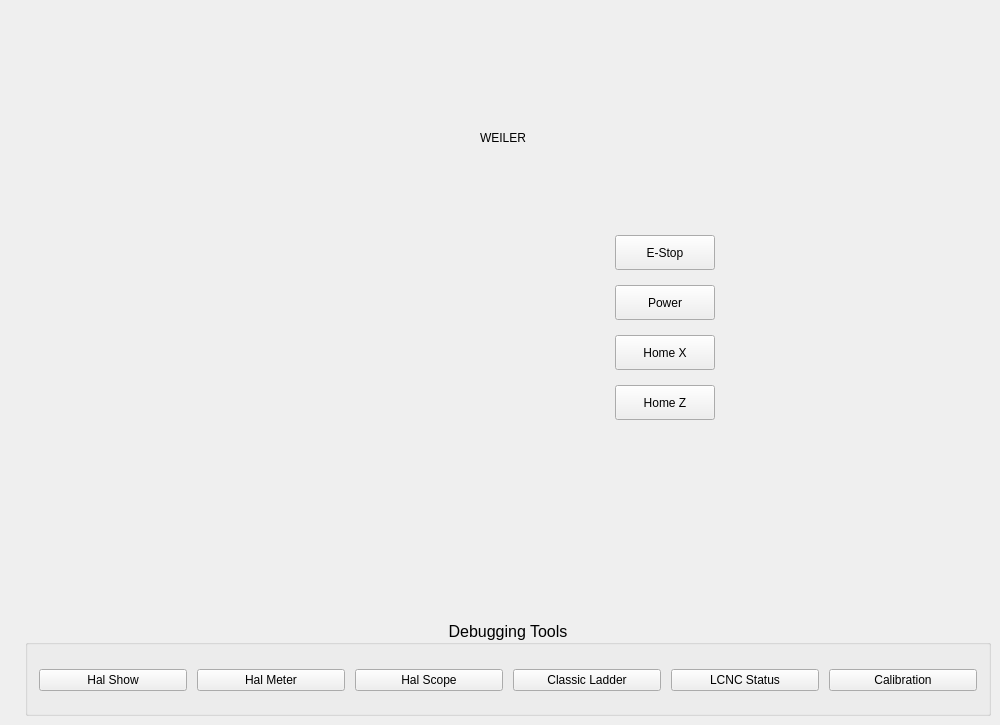
         <widget class="QWidget" name="pageNotReady">
          <widget class="QLabel" name="label_14">
           <property name="geometry">
            <rect>
             <x>295</x>
             <y>70</y>
             <width>416</width>
             <height>136</height>
            </rect>
           </property>
           <property name="styleSheet">
            <string notr="true">font: bold 72pt &quot;Noto&quot;;</string>
           </property>
           <property name="text">
            <string>WEILER</string>
           </property>
           <property name="alignment">
            <set>Qt::AlignCenter</set>
           </property>
          </widget>
          <widget class="QWidget" name="formLayoutWidget">
           <property name="geometry">
            <rect>
             <x>365</x>
             <y>235</y>
             <width>221</width>
             <height>186</height>
            </rect>
           </property>
           <layout class="QFormLayout" name="formLayout">
            <property name="horizontalSpacing">
             <number>15</number>
            </property>
            <property name="verticalSpacing">
             <number>20</number>
            </property>
            <item row="0" column="0">
             <widget class="StatusLED" name="statusled">
              <property name="state">
               <bool>false</bool>
              </property>
              <property name="flashing">
               <bool>false</bool>
              </property>
              <property name="flashRate">
               <number>500</number>
              </property>
              <property name="rules" stdset="0">
               <string>[{&quot;name&quot;: &quot;New Rule&quot;, &quot;property&quot;: &quot;On&quot;, &quot;expression&quot;: &quot;ch[0] == 1&quot;, &quot;channels&quot;: [{&quot;url&quot;: &quot;status:estop&quot;, &quot;trigger&quot;: true}]}]</string>
              </property>
             </widget>
            </item>
            <item row="1" column="0">
             <widget class="StatusLED" name="statusled_2">
              <property name="flashing">
               <bool>false</bool>
              </property>
              <property name="flashRate">
               <number>500</number>
              </property>
              <property name="rules" stdset="0">
               <string>[{&quot;name&quot;: &quot;New Rule&quot;, &quot;property&quot;: &quot;On&quot;, &quot;expression&quot;: &quot;not ch[0]&quot;, &quot;channels&quot;: [{&quot;url&quot;: &quot;status:enabled&quot;, &quot;trigger&quot;: true}]}]</string>
              </property>
             </widget>
            </item>
            <item row="1" column="1">
             <widget class="StatusLabel" name="statuslabel_2">
              <property name="font">
               <font>
                <pointsize>12</pointsize>
               </font>
              </property>
              <property name="styleSheet">
               <string notr="true">color:red</string>
              </property>
              <property name="rules" stdset="0">
               <string>[{&quot;name&quot;: &quot;label text&quot;, &quot;property&quot;: &quot;Text&quot;, &quot;expression&quot;: &quot;'NC Enabled' if ch[0] else 'NC not Enabled'&quot;, &quot;channels&quot;: [{&quot;url&quot;: &quot;status:enabled&quot;, &quot;trigger&quot;: true}]}, {&quot;name&quot;: &quot;label color&quot;, &quot;property&quot;: &quot;Style Sheet&quot;, &quot;expression&quot;: &quot;'color:green' if ch[0] else 'color:red'&quot;, &quot;channels&quot;: [{&quot;url&quot;: &quot;status:enabled&quot;, &quot;trigger&quot;: true}]}]</string>
              </property>
             </widget>
            </item>
            <item row="0" column="1">
             <widget class="StatusLabel" name="statuslabel">
              <property name="font">
               <font>
                <pointsize>12</pointsize>
               </font>
              </property>
              <property name="styleSheet">
               <string notr="true">color:green</string>
              </property>
              <property name="rules" stdset="0">
               <string>[{&quot;name&quot;: &quot;label text&quot;, &quot;property&quot;: &quot;Text&quot;, &quot;expression&quot;: &quot;'E-Stop Button Pressed' if ch[0] == 1 else 'E-Stop Free'&quot;, &quot;channels&quot;: [{&quot;url&quot;: &quot;status:estop&quot;, &quot;trigger&quot;: true}]}, {&quot;name&quot;: &quot;label color&quot;, &quot;property&quot;: &quot;Style Sheet&quot;, &quot;expression&quot;: &quot;'color:red' if ch[0] == 1 else 'color:green'&quot;, &quot;channels&quot;: [{&quot;url&quot;: &quot;status:estop&quot;, &quot;trigger&quot;: true}]}]</string>
              </property>
             </widget>
            </item>
            <item row="2" column="0">
             <widget class="StatusLED" name="statusled_3">
              <property name="flashing">
               <bool>false</bool>
              </property>
              <property name="flashRate">
               <number>500</number>
              </property>
              <property name="rules" stdset="0">
               <string>[{&quot;name&quot;: &quot;x homed&quot;, &quot;property&quot;: &quot;On&quot;, &quot;expression&quot;: &quot;ch[0] == 0&quot;, &quot;channels&quot;: [{&quot;url&quot;: &quot;status:joint.0.homed&quot;, &quot;trigger&quot;: true}]}]</string>
              </property>
             </widget>
            </item>
            <item row="2" column="1">
             <widget class="StatusLabel" name="statuslabel_3">
              <property name="font">
               <font>
                <pointsize>12</pointsize>
               </font>
              </property>
              <property name="styleSheet">
               <string notr="true">color:red</string>
              </property>
              <property name="rules" stdset="0">
               <string>[{&quot;name&quot;: &quot;label text&quot;, &quot;property&quot;: &quot;Text&quot;, &quot;expression&quot;: &quot;'X axis homed' if ch[0] else 'X axis NOT homed'&quot;, &quot;channels&quot;: [{&quot;url&quot;: &quot;status:joint.0.homed&quot;, &quot;trigger&quot;: true}]}, {&quot;name&quot;: &quot;label color&quot;, &quot;property&quot;: &quot;Style Sheet&quot;, &quot;expression&quot;: &quot;'color:green' if ch[0] else 'color:red'&quot;, &quot;channels&quot;: [{&quot;url&quot;: &quot;status:joint.0.homed&quot;, &quot;trigger&quot;: true}]}]</string>
              </property>
             </widget>
            </item>
            <item row="3" column="0">
             <widget class="StatusLED" name="statusled_4">
              <property name="flashing">
               <bool>false</bool>
              </property>
              <property name="flashRate">
               <number>500</number>
              </property>
              <property name="rules" stdset="0">
               <string>[{&quot;name&quot;: &quot;z homed&quot;, &quot;property&quot;: &quot;On&quot;, &quot;expression&quot;: &quot;ch[0] == 0&quot;, &quot;channels&quot;: [{&quot;url&quot;: &quot;status:joint.1.homed&quot;, &quot;trigger&quot;: true}]}]</string>
              </property>
             </widget>
            </item>
            <item row="3" column="1">
             <widget class="StatusLabel" name="statuslabel_4">
              <property name="font">
               <font>
                <pointsize>12</pointsize>
               </font>
              </property>
              <property name="styleSheet">
               <string notr="true">color:red</string>
              </property>
              <property name="rules" stdset="0">
               <string>[{&quot;name&quot;: &quot;label text&quot;, &quot;property&quot;: &quot;Text&quot;, &quot;expression&quot;: &quot;'Z axis homed' if ch[0] else 'Z axis NOT homed'&quot;, &quot;channels&quot;: [{&quot;url&quot;: &quot;status:joint.1.homed&quot;, &quot;trigger&quot;: true}]}, {&quot;name&quot;: &quot;label color&quot;, &quot;property&quot;: &quot;Style Sheet&quot;, &quot;expression&quot;: &quot;'color:green' if ch[0] else 'color:red'&quot;, &quot;channels&quot;: [{&quot;url&quot;: &quot;status:joint.1.homed&quot;, &quot;trigger&quot;: true}]}]</string>
              </property>
             </widget>
            </item>
           </layout>
          </widget>
          <widget class="QGroupBox" name="groupBox">
           <property name="geometry">
            <rect>
             <x>25</x>
             <y>620</y>
             <width>966</width>
             <height>96</height>
            </rect>
           </property>
           <property name="font">
            <font>
             <pointsize>12</pointsize>
            </font>
           </property>
           <property name="styleSheet">
            <string notr="true">ActionButton {
min-height: 30px;
min-width: 50px;
font: 12pt &quot;DejaVu Sans&quot;;
}</string>
           </property>
           <property name="title">
            <string>Debugging Tools</string>
           </property>
           <property name="alignment">
            <set>Qt::AlignCenter</set>
           </property>
           <property name="flat">
            <bool>false</bool>
           </property>
           <widget class="QWidget" name="horizontalLayoutWidget">
            <property name="geometry">
             <rect>
              <x>10</x>
              <y>35</y>
              <width>946</width>
              <height>51</height>
             </rect>
            </property>
            <layout class="QHBoxLayout" name="horizontalLayout">
             <property name="spacing">
              <number>10</number>
             </property>
             <property name="leftMargin">
              <number>4</number>
             </property>
             <property name="rightMargin">
              <number>4</number>
             </property>
             <item>
              <widget class="ActionButton" name="actionbutton">
               <property name="text">
                <string>Hal Show</string>
               </property>
               <property name="actionName" stdset="0">
                <string>tool.halshow</string>
               </property>
              </widget>
             </item>
             <item>
              <widget class="ActionButton" name="actionbutton_2">
               <property name="text">
                <string>Hal Meter</string>
               </property>
               <property name="actionName" stdset="0">
                <string>tool.halmeter</string>
               </property>
              </widget>
             </item>
             <item>
              <widget class="ActionButton" name="actionbutton_3">
               <property name="text">
                <string>Hal Scope</string>
               </property>
               <property name="actionName" stdset="0">
                <string>tool.halscope</string>
               </property>
              </widget>
             </item>
             <item>
              <widget class="ActionButton" name="actionbutton_4">
               <property name="text">
                <string>Classic Ladder</string>
               </property>
               <property name="actionName" stdset="0">
                <string>tool.classicladder</string>
               </property>
              </widget>
             </item>
             <item>
              <widget class="ActionButton" name="actionbutton_5">
               <property name="text">
                <string>LCNC Status</string>
               </property>
               <property name="actionName" stdset="0">
                <string>tool.status</string>
               </property>
              </widget>
             </item>
             <item>
              <widget class="ActionButton" name="actionbutton_6">
               <property name="text">
                <string>Calibration</string>
               </property>
               <property name="actionName" stdset="0">
                <string>tool.calibration</string>
               </property>
              </widget>
             </item>
            </layout>
           </widget>
          </widget>
          <widget class="ActionButton" name="exit_button_3">
           <property name="geometry">
            <rect>
             <x>615</x>
             <y>235</y>
             <width>100</width>
             <height>35</height>
            </rect>
           </property>
           <property name="sizePolicy">
            <sizepolicy hsizetype="Fixed" vsizetype="Fixed">
             <horstretch>0</horstretch>
             <verstretch>0</verstretch>
            </sizepolicy>
           </property>
           <property name="minimumSize">
            <size>
             <width>100</width>
             <height>35</height>
            </size>
           </property>
           <property name="maximumSize">
            <size>
             <width>100</width>
             <height>35</height>
            </size>
           </property>
           <property name="focusPolicy">
            <enum>Qt::NoFocus</enum>
           </property>
           <property name="styleSheet">
            <string notr="true">QPushButton {
   	font: 12pt &quot;Noto&quot;;
}</string>
           </property>
           <property name="text">
            <string>E-Stop</string>
           </property>
           <property name="checkable">
            <bool>true</bool>
           </property>
           <property name="actionName" stdset="0">
            <string>machine.estop.toggle</string>
           </property>
          </widget>
          <widget class="ActionButton" name="power_button_3">
           <property name="geometry">
            <rect>
             <x>615</x>
             <y>285</y>
             <width>100</width>
             <height>35</height>
            </rect>
           </property>
           <property name="sizePolicy">
            <sizepolicy hsizetype="Fixed" vsizetype="Fixed">
             <horstretch>0</horstretch>
             <verstretch>0</verstretch>
            </sizepolicy>
           </property>
           <property name="minimumSize">
            <size>
             <width>75</width>
             <height>35</height>
            </size>
           </property>
           <property name="maximumSize">
            <size>
             <width>100</width>
             <height>35</height>
            </size>
           </property>
           <property name="focusPolicy">
            <enum>Qt::NoFocus</enum>
           </property>
           <property name="styleSheet">
            <string notr="true">QPushButton {
   	font: 12pt &quot;Noto&quot;;
}</string>
           </property>
           <property name="text">
            <string>Power</string>
           </property>
           <property name="checkable">
            <bool>true</bool>
           </property>
           <property name="actionName" stdset="0">
            <string>machine.power.toggle</string>
           </property>
          </widget>
          <widget class="ActionButton" name="axisactionbutton_7">
           <property name="geometry">
            <rect>
             <x>615</x>
             <y>335</y>
             <width>100</width>
             <height>35</height>
            </rect>
           </property>
           <property name="sizePolicy">
            <sizepolicy hsizetype="Preferred" vsizetype="Fixed">
             <horstretch>0</horstretch>
             <verstretch>0</verstretch>
            </sizepolicy>
           </property>
           <property name="minimumSize">
            <size>
             <width>100</width>
             <height>35</height>
            </size>
           </property>
           <property name="maximumSize">
            <size>
             <width>60</width>
             <height>40</height>
            </size>
           </property>
           <property name="styleSheet">
            <string notr="true">QPushButton {
   	font: 12pt &quot;Noto&quot;;
}</string>
           </property>
           <property name="text">
            <string>Home X</string>
           </property>
           <property name="actionName" stdset="0">
            <string>machine.home.axis:x</string>
           </property>
          </widget>
          <widget class="ActionButton" name="axisactionbutton_8">
           <property name="geometry">
            <rect>
             <x>615</x>
             <y>385</y>
             <width>100</width>
             <height>35</height>
            </rect>
           </property>
           <property name="sizePolicy">
            <sizepolicy hsizetype="Preferred" vsizetype="Fixed">
             <horstretch>0</horstretch>
             <verstretch>0</verstretch>
            </sizepolicy>
           </property>
           <property name="minimumSize">
            <size>
             <width>100</width>
             <height>35</height>
            </size>
           </property>
           <property name="maximumSize">
            <size>
             <width>60</width>
             <height>40</height>
            </size>
           </property>
           <property name="styleSheet">
            <string notr="true">QPushButton {
   	font: 12pt &quot;Noto&quot;;
}</string>
           </property>
           <property name="text">
            <string>Home Z</string>
           </property>
           <property name="actionName" stdset="0">
            <string>machine.home.axis:z</string>
           </property>
          </widget>
         </widget>
